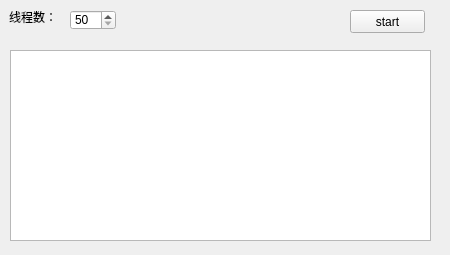
<?xml version="1.0" encoding="UTF-8"?>
<ui version="4.0">
 <class>Form</class>
 <widget class="QWidget" name="Form">
  <property name="geometry">
   <rect>
    <x>0</x>
    <y>0</y>
    <width>450</width>
    <height>255</height>
   </rect>
  </property>
  <property name="windowTitle">
   <string>正方批量测试</string>
  </property>
  <widget class="QTextBrowser" name="textBrowser">
   <property name="geometry">
    <rect>
     <x>10</x>
     <y>50</y>
     <width>421</width>
     <height>191</height>
    </rect>
   </property>
  </widget>
  <widget class="QPushButton" name="pushButton">
   <property name="geometry">
    <rect>
     <x>350</x>
     <y>10</y>
     <width>75</width>
     <height>23</height>
    </rect>
   </property>
   <property name="text">
    <string>start</string>
   </property>
  </widget>
  <widget class="QLabel" name="label">
   <property name="geometry">
    <rect>
     <x>9</x>
     <y>9</y>
     <width>48</width>
     <height>16</height>
    </rect>
   </property>
   <property name="text">
    <string>线程数：</string>
   </property>
  </widget>
  <widget class="QSpinBox" name="spinBox">
   <property name="geometry">
    <rect>
     <x>70</x>
     <y>10</y>
     <width>46</width>
     <height>20</height>
    </rect>
   </property>
   <property name="minimum">
    <number>50</number>
   </property>
   <property name="maximum">
    <number>150</number>
   </property>
   <property name="singleStep">
    <number>10</number>
   </property>
  </widget>
 </widget>
 <resources/>
 <connections/>
</ui>
